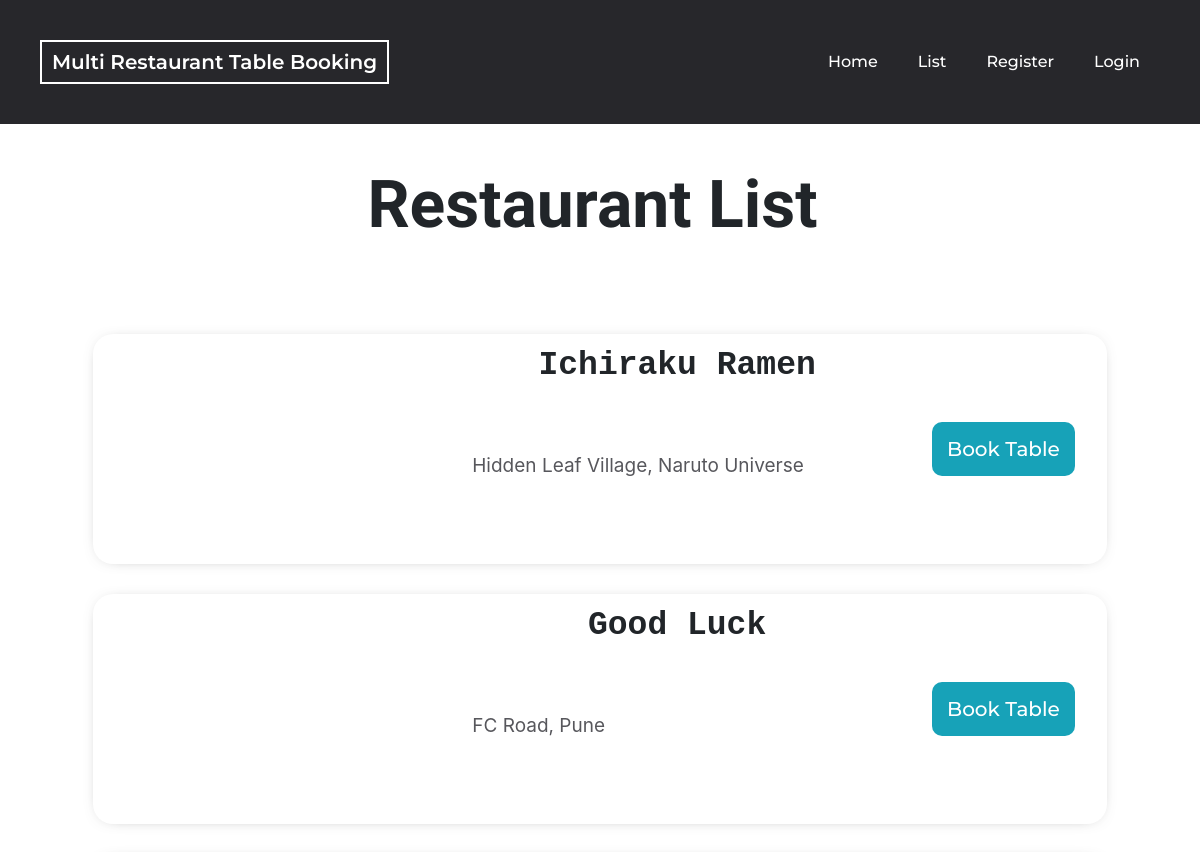
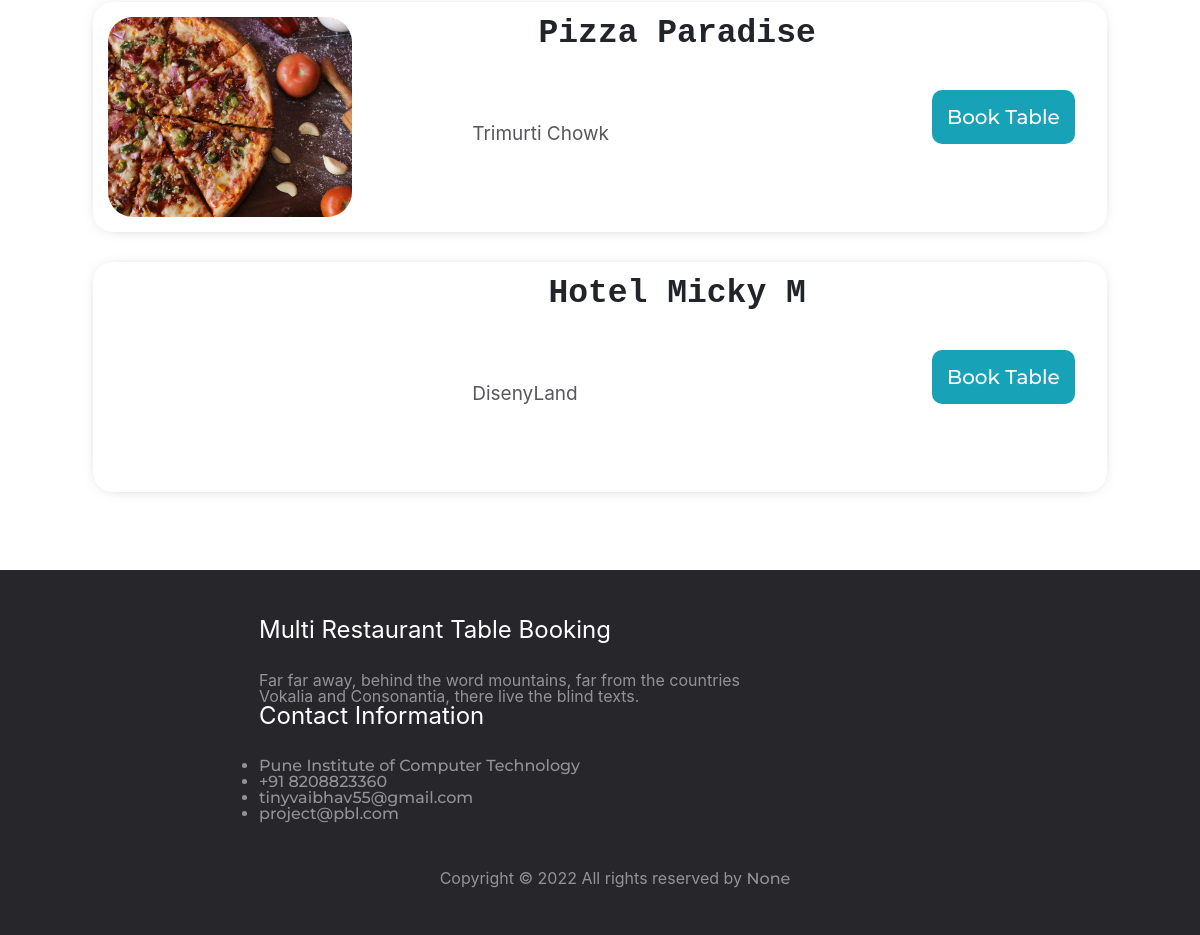
Page /list.php on the committed database (2 pictures, top to bottom).
### tables this page shows
CREATE TABLE `restaurant_info` (
  `id` int(3) NOT NULL,
  `name` varchar(255) DEFAULT NULL,
  `uname` varchar(255) DEFAULT NULL,
  `phone` varchar(15) DEFAULT NULL,
  `address` varchar(255) DEFAULT NULL,
  `logo` varchar(500) DEFAULT NULL,
  `psw` varchar(20) DEFAULT NULL,
  `approve_status` int(4) NOT NULL DEFAULT 0 COMMENT '0 not approve 1 approve',
  `role` int(2) DEFAULT NULL COMMENT '1 = restaurant, 2 = customer	'
);

### list.php (the view, shortened to what this page needs)
<?php include 'template/header.php'; ?>
<!DOCTYPE html>
<html lang="en">
<head>
    <link rel="stylesheet" href="style/style_list.css">
</head>
<body>
    <?php include 'template/nav-bar_gray.php'; ?>
    <div class="row list_row" style="margin-right:0px">
        <h2>Restaurant List</h2>
    </div>
    <section ftco-section bg-light>
        <div class="container">
            <div class="row">
                <div class="col-md1">
                    <div class="tab-content" style="padding:3rem 0px">
                        <div class="tab-home">
                            <div class="row">
                                <?php
                                    $con = connect();
                                    $sql = "SELECT * FROM `restaurant_info` WHERE role = 1;";
                                    $result = $con->query($sql);
                                    foreach ($result as $r) {
                                ?>
                                <div class="col-md1">
                                    <div class="res_list">
                                        <div class="rest_img" style="background-image: url(images/<?php echo $r['logo']; ?>)"></div>
                                        <div class="text">
                                            <div class="row one-half">
                                                <div class="col-md1">
                                                    <h3 class="rest_title"><?php echo $r['name']; ?></h3>
                                                </div>
                                                <div class="col-md1">
                                                    <p class="rest_address"><?php echo $r['address']; ?></p>
                                                </div>
                                            </div>
                                            <div class="one-third">
                                                <a href="reservation.php?res_id=<?php echo $r['id']; ?>" class="btn btn-info" style="width: 100%; margin-top: 18px;">Book Table</a>
                                            </div>
                                        </div>
                                    </div>
                                </div>
                                <?php } ?>
                            </div>
                        </div>
                    </div>
                </div>
            </div>
        </div>
    </section>
    <?php include 'template/footer_list.php'; ?>
</body>
</html>

### template/header.php (shortened to what this page needs)
<!DOCTYPE html>
<html lang="en">
  <head>
    <link rel="stylesheet" href="style/style.css">
  </head>

### template/nav-bar_gray.php
<nav class="navbar navbar-expand-md navbar-dark" style="position: relative; background:#27272b;">
	<div class="container">
		<a class="navbar-brand" href="index.php" style="color:white"> Multi Restaurant Table Booking</a>
		<ul class="navbar-nav ml-auto">
			<li class="nav-item"><a href="index.php" class="nav-link" style="color:white">Home</a></li>
			<li class="nav-item"><a href="list.php" class="nav-link" style="color:white">List</a></li>
			<?php if (!isset($_SESSION['isLoggedIn'])) { ?>
				<li class="nav-item"><a href="register.php" class="nav-link" style="color:white">Register</a></li>
				<li class="nav-item"><a href="login.php" class="nav-link" style="color:white">Login</a></li>
			<?php } elseif (isset($_SESSION['isLoggedIn'])) { ?>
				<li class="nav-item"><a href="logout.php" class="nav-link" style="color:white"><?php echo $_SESSION['name']; ?>(Logout)</a></li>
			<?php } ?>
		</ul>
	</div>
</nav>

### template/footer_list.php
<footer class="footer_login">
    <div class="footer_container2">
        <div class="row" style="margin-bottom: 3em;">
            <div class="col-md">
                <h2 class="footer_h2">Multi Restaurant Table Booking</h2>
                <p style="color: rgba(255, 255, 255, 0.5)">Far far away, behind the word mountains, far from the countries <br> Vokalia and Consonantia, there live the blind texts.</p>
            </div>
            <div class="col-md">
                <h2 class="footer_h2">Contact Information</h2>
                <ul class="footer_contact">
                    <li><a href="#" >Pune Institute of Computer Technology</a></li>
                    <li><a href="#" >+91 8208823360</a></li>
                    <li><a href="#" >tinyvaibhav55@gmail.com</a></li>
                    <li><a href="#" >project@pbl.com</a></li>
                </ul>
            </div>
        </div>
        <div class="copyright_row2">
                <p>
                    Copyright &copy; 2022 All rights reserved<i class="icon-heart" aria-hidden="true"></i> by <a href="google.com" target="_blank">None</a>
                </p>
        </div>
    </div>
</footer>

### style/style.css (style rules this page uses)
* { margin: 0; padding : 0; box-sizing: border-box; }
body { margin: 0; font-family: "Muli", -apple-system, BlinkMacSystemFont, "Segoe UI", Roboto, "Helvetica Neue", Arial, sans-serif, "Apple Color Emoji", "Segoe UI Emoji", "Segoe UI Symbol"; font-size: 1rem; font-weight: 400; line-height: 1; color: #212529; text-align: left; background-color: #fff; text-align: left; }
li, a { font-family: "Montserrat", sans-serif; font-weight: 500; font-size:16px; color: #edf0f1; text-decoration: none; background:transparent; }
.navbar { z-index: 3; width: 100%; display: flex; justify-content: space-between; align-items: center; position: absolute; padding: 20px 20px; background:transparent; }
.navbar > .container { width: 100%; display: flex; justify-content: space-between; align-items: center; padding: 20px 20px; background:transparent; }
.navbar-nav { display: flex; background:transparent; }
.navbar-nav li { display: inline-block; padding: 0px 20px; background:transparent; }
.navbar-nav li a { transition: all 0.3s ease 0%; }
.navbar-brand { font-weight: 600; border: 2px solid #fff; line-height: 1; padding: 5px 10px; padding-top: 10px; padding-bottom: 10px; margin-right: 15px; font-size: 20px; background:transparent; }
.row { display: flex; -ms-flex-wrap: wrap; flex-wrap: wrap; margin-right: -15px; margin-left: -15px; }
.col-md { position: relative; min-height: 1px; padding-right: 2px; padding-left: 259px; }
.footer_h2 { font-weight: normal; color: #fff; margin-bottom: 30px; font-size: 24px; }
.footer_contact { color: rgba(255, 255, 255, 0.5); }
.footer_contact li, a { color: rgba(255, 255, 255, 0.5); }
.footer_contact a { color: rgba(255, 255, 255, 0.5); }
.footer_login { font-size: 16px; background: #27272b; padding: 3em 0; width: 100%; position: relative; bottom: auto; }
.footer_container2 { width: 90%; padding-right: 15px; padding-left: 15px; margin-right: auto; margin-left: 0px; }
.copyright_row2 { color: rgba(255, 255, 255, 0.5); text-align: center; margin-left: 150px; }
.list_row { align-items: center; justify-content: center; font-family: 'Sansita Swashed', cursive; font-size: 44px; padding: 3rem; }
.container { width: 87%; padding-right: 15px; padding-left: 15px; margin-right: auto; margin-left: auto; }
.col-md1 { flex: 0 0 100%; max-width: 100%; position: relative; width: 100%; min-height: 1px; padding-right: 15px; padding-left: 15px; }
.tab-home { display: block; }
.res_list { border-radius: 20px; display: flex; width: 100%; background: #fff; padding: 15px; margin-bottom: 30px; box-shadow: 0px 1px 18px -12px rgb(0 0 0 / 75%); transition: all 0.3s ease; }
.rest_img { background-size: cover; margin-right: 20px; width: 300px; height: 200px; border-radius: 25px; }
.text { width: calc(100% - 100px); display: flex; }
.one-half { width: calc(100% - 80px); }
.one-third { margin-top: 90px; margin-left: -50px; }
.btn-info { color: #fff; background-color: #17a2b8; padding: 15px; border-radius: 10px; font-size: 20px; }
.rest_title { text-align: center; font-size: 33px; font-family:monospace; }
.rest_address { color: #57575c; font-size: 19px; margin-left: 100px; }

### style/style_list.css (style rules this page uses)
.list_row { align-items: center; justify-content: center; font-family: 'Sansita Swashed', cursive; font-size: 44px; padding: 3rem; }
.container { width: 87%; padding-right: 15px; padding-left: 15px; margin-right: auto; margin-left: auto; }
.row { display: flex; -ms-flex-wrap: wrap; flex-wrap: wrap; margin-right: -15px; margin-left: -15px; }
.col-md1 { flex: 0 0 100%; max-width: 100%; position: relative; width: 100%; min-height: 1px; padding-right: 15px; padding-left: 15px; }
.tab-home { display: block; }
.res_list { border-radius: 20px; display: flex; width: 100%; background: #fff; padding: 15px; margin-bottom: 30px; box-shadow: 0px 1px 18px -12px rgb(0 0 0 / 75%); transition: all 0.3s ease; }
.rest_img { background-size: cover; margin-right: 20px; width: 300px; height: 200px; border-radius: 25px; }
.text { width: calc(100% - 100px); display: flex; }
.one-half { width: calc(100% - 80px); }
.one-third { margin-top: 90px; margin-left: -50px; }
.btn-info { color: #fff; background-color: #17a2b8; padding: 15px; border-radius: 10px; font-size: 20px; }
.rest_title { text-align: center; font-size: 33px; font-family:monospace; }
.rest_address { color: #57575c; font-size: 19px; margin-left: 100px; }

### rows in the picture
restaurant_info: name "Ichiraku Ramen", address "Hidden Leaf Village, Naruto Universe"
restaurant_info: name "Good Luck", address "FC Road, Pune"
restaurant_info: logo (picture), name "Pizza Paradise", address "Trimurti Chowk"
restaurant_info: name "Hotel Micky M", address "DisenyLand"
